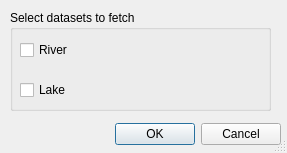
<?xml version="1.0" encoding="UTF-8"?>
<ui version="4.0">
 <class>dataset_selector</class>
 <widget class="QDialog" name="dataset_selector">
  <property name="geometry">
   <rect>
    <x>0</x>
    <y>0</y>
    <width>287</width>
    <height>153</height>
   </rect>
  </property>
  <property name="windowTitle">
   <string>Dialog</string>
  </property>
  <property name="sizeGripEnabled">
   <bool>true</bool>
  </property>
  <property name="modal">
   <bool>false</bool>
  </property>
  <widget class="QDialogButtonBox" name="buttonBox">
   <property name="geometry">
    <rect>
     <x>80</x>
     <y>120</y>
     <width>201</width>
     <height>28</height>
    </rect>
   </property>
   <property name="standardButtons">
    <set>QDialogButtonBox::Cancel|QDialogButtonBox::Ok</set>
   </property>
  </widget>
  <widget class="QGroupBox" name="groupBox">
   <property name="geometry">
    <rect>
     <x>10</x>
     <y>10</y>
     <width>261</width>
     <height>101</height>
    </rect>
   </property>
   <property name="title">
    <string>Select datasets to fetch</string>
   </property>
   <widget class="QCheckBox" name="river_name">
    <property name="geometry">
     <rect>
      <x>10</x>
      <y>30</y>
      <width>241</width>
      <height>20</height>
     </rect>
    </property>
    <property name="text">
     <string>River</string>
    </property>
   </widget>
   <widget class="QCheckBox" name="lake_name">
    <property name="geometry">
     <rect>
      <x>10</x>
      <y>70</y>
      <width>241</width>
      <height>20</height>
     </rect>
    </property>
    <property name="text">
     <string>Lake</string>
    </property>
   </widget>
  </widget>
 </widget>
 <resources/>
 <connections/>
</ui>
